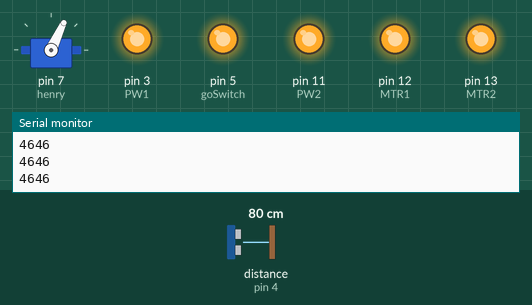
Recording of a sketch running on a simulated Arduino Uno, built with avr-gcc and run on an emulated ATmega328P. Parts: servo, output pins drawn as LEDs (lit = HIGH), the last lines printed to the serial monitor. Wiring (inferred from the names in the program): ultrasonic range finder: trigger pin 2; echo pin 4. The test bench sets the inputs (shaded band); at power-on: distance to the obstacle (sensor on pin 4) 80 cm. The echo pulse lasts 58.3 µs per cm; pins used as bus, display or sensor lines are not drawn.

Above: at 1.2 s.
1.3 s: distance to the obstacle (sensor on pin 4) set to 10 cm
2.8 s: distance to the obstacle (sensor on pin 4) set to 7 cm
At 2.92 s:
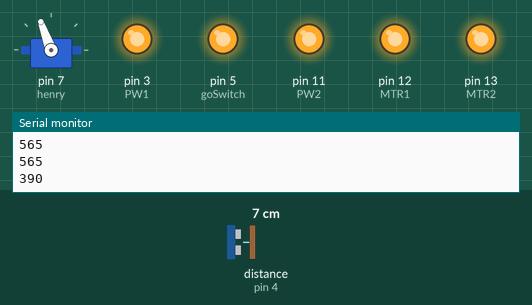
5.8 s: distance to the obstacle (sensor on pin 4) set to 9 cm
At 5.8 s:
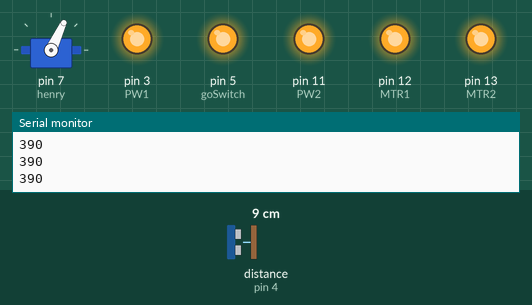
7.3 s: distance to the obstacle (sensor on pin 4) set to 2 cm
At 7.43 s:
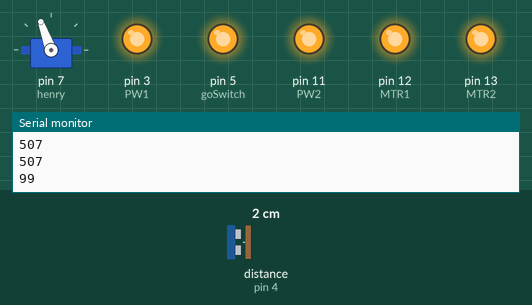
Timing chart, 0 to 11.3 s (numbered marks = the images above; inputs shaded):
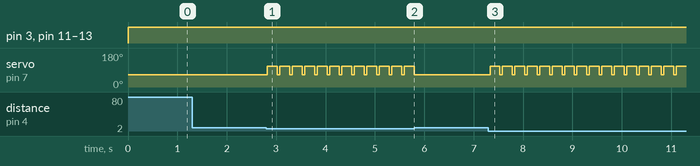

Measured:
- the behaviour switches between 9 and 8 cm on distance to the obstacle (sensor on pin 4) (found by bisection; images 0 and 1)
- after the input at 2.8 s, servo on pin 7 (henry): alternates 110° for 0.20 s and 65° for 0.05 s, starting at once
- after the input at 5.8 s, servo on pin 7 (henry): stops changing and stays 65°
- after the input at 7.3 s, servo on pin 7 (henry): alternates 110° for 0.20 s and 65° for 0.05 s, starting at once

The sketch:

dolphinBike.ino
```cpp
#include <Servo.h>
Servo henry;
int MTR1 = 12;
int MTR2 = 13;
int PW1 = 3;
int PW2 = 11;
const int trigPin = 2;
const int echoPin = 4;
int goSwitch = 5;

void setup() {
  Serial.begin(9600);
  henry.attach(7);
  henry.write(65);
  pinMode(MTR1, OUTPUT);
  pinMode(MTR2, OUTPUT);
  pinMode(PW1, OUTPUT);
  pinMode(PW2, OUTPUT);
  pinMode(goSwitch, OUTPUT);
  digitalWrite(goSwitch, HIGH);
  while(digitalRead(goSwitch) == LOW){
    //Insert really important code that will prevent the destruction of the world, JK it's an infinite loop
  }
}

void loop(){
  int duration;
  pinMode(trigPin, OUTPUT);
  digitalWrite(trigPin, LOW);
  delayMicroseconds(2);
  digitalWrite(trigPin, HIGH);
  delayMicroseconds(10);
  digitalWrite(trigPin, LOW);
  pinMode(echoPin, INPUT);
  duration = pulseIn(echoPin, HIGH);
  digitalWrite(MTR1, HIGH);
  analogWrite(PW1, 255);
  digitalWrite(MTR2, HIGH);
  analogWrite(PW2, 255);
  Serial.println(duration);
  if(duration < 500){
    henry.write(110);
    delay(200);
    pinMode(trigPin, OUTPUT);
    digitalWrite(trigPin, LOW);
    delayMicroseconds(2);
    digitalWrite(trigPin, HIGH);
    delayMicroseconds(10);
    digitalWrite(trigPin, LOW);
    pinMode(echoPin, INPUT);
    duration = pulseIn(echoPin, HIGH);
}
henry.write(65);
delay(50);
}
```
